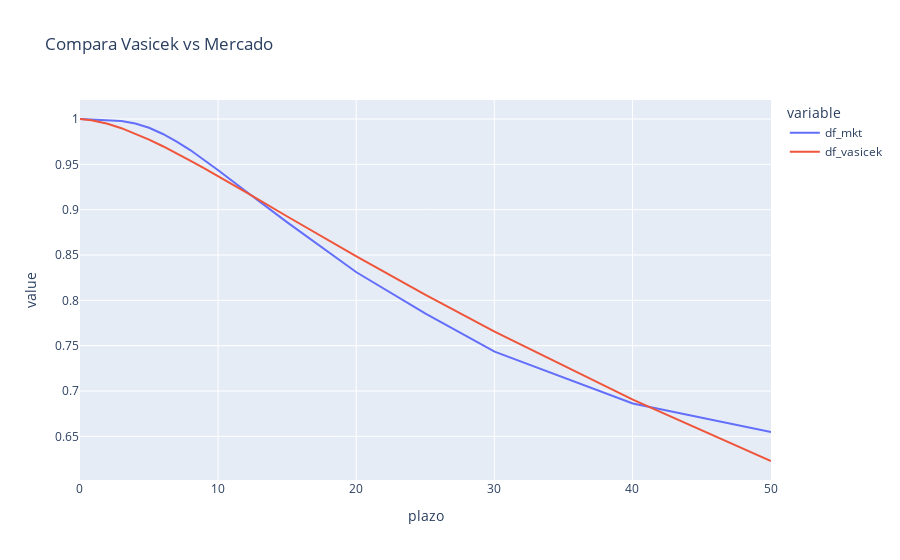

The notebook cell saved with this chart:
### Markdown cell above
Comparemos la curva real con la aproximación:

### Code cell
v_curva = []
for row in df_curva.itertuples():
    v_curva.append((
        row.plazo / 365.0,
        row.df,
        zero_vasicek(r0, optimo[0], optimo[1], optimo[2], 0, row.plazo / 365)
    ))
compara_dfs = pd.DataFrame(v_curva, columns=['plazo', 'df_mkt', 'df_vasicek'])
fig = px.line(compara_dfs, x='plazo', y=['df_mkt', 'df_vasicek'], title='Compara Vasicek vs Mercado')
fig.show()

### Figure 1 — Plotly figure (JSON) as saved in the notebook; plotly's stock layout.template omitted (floating-point values rounded to 4 significant figures)
{"data": [{"hovertemplate": "variable=df_mkt<br>plazo=%{x}<br>value=%{y}<extra></extra>", "legendgroup": "df_mkt", "line": {"color": "#636efa", "dash": "solid"}, "mode": "lines", "name": "df_mkt", "orientation": "v", "showlegend": true, "type": "scatter", "x": [0.00274, 0.01918, 0.03836, 0.05753, 0.09041, 0.1671, 0.2521, 0.3425, 0.4164, 0.4986, 0.5808, 0.6658, 0.7479, 0.8384, 0.9178, 1, 1.499, 2, 3.005, 4.005, 5.003, 6.003, 7.003, 8.011, 9.008, 10.01, 12.01, 15.01, 20.02, 25.02, 30.02, 40.03, 50.03], "xaxis": "x", "y": [1.0, 1.0, 1.0, 1.0, 0.9999, 0.9999, 0.9998, 0.9997, 0.9997, 0.9996, 0.9996, 0.9995, 0.9995, 0.9994, 0.9993, 0.9993, 0.999, 0.9989, 0.9977, 0.995, 0.9903, 0.9835, 0.9751, 0.9655, 0.955, 0.9435, 0.9203, 0.886, 0.8309, 0.7853, 0.7433, 0.6862, 0.6548], "yaxis": "y"}, {"hovertemplate": "variable=df_vasicek<br>plazo=%{x}<br>value=%{y}<extra></extra>", "legendgroup": "df_vasicek", "line": {"color": "#EF553B", "dash": "solid"}, "mode": "lines", "name": "df_vasicek", "orientation": "v", "showlegend": true, "type": "scatter", "x": [0.00274, 0.01918, 0.03836, 0.05753, 0.09041, 0.1671, 0.2521, 0.3425, 0.4164, 0.4986, 0.5808, 0.6658, 0.7479, 0.8384, 0.9178, 1, 1.499, 2, 3.005, 4.005, 5.003, 6.003, 7.003, 8.011, 9.008, 10.01, 12.01, 15.01, 20.02, 25.02, 30.02, 40.03, 50.03], "xaxis": "x", "y": [1.0, 1.0, 1.0, 0.9999, 0.9999, 0.9998, 0.9997, 0.9996, 0.9995, 0.9993, 0.9992, 0.999, 0.9988, 0.9986, 0.9984, 0.9982, 0.9967, 0.9947, 0.9899, 0.984, 0.9773, 0.97, 0.9622, 0.9539, 0.9455, 0.9369, 0.9192, 0.8925, 0.8484, 0.806, 0.7655, 0.6905, 0.6227], "yaxis": "y"}], "layout": {"legend": {"title": {"text": "variable"}, "tracegroupgap": 0}, "title": {"text": "Compara Vasicek vs Mercado"}, "xaxis": {"anchor": "y", "domain": [0, 1], "title": {"text": "plazo"}}, "yaxis": {"anchor": "x", "domain": [0, 1], "title": {"text": "value"}}}}
